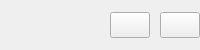
                <widget class="QWidget" name="_Header" native="true">
                    <property name="minimumSize">
                        <size>
                            <width>0</width>
                            <height>50</height>
                        </size>
                    </property>
                    <property name="maximumSize">
                        <size>
                            <width>16777215</width>
                            <height>50</height>
                        </size>
                    </property>
                    <property name="styleSheet">
                        <string notr="true"/>
                    </property>
                    <layout class="QHBoxLayout" name="_HeaderLayout">
                        <property name="spacing">
                            <number>0</number>
                        </property>
                        <property name="leftMargin">
                            <number>0</number>
                        </property>
                        <property name="topMargin">
                            <number>0</number>
                        </property>
                        <property name="rightMargin">
                            <number>0</number>
                        </property>
                        <property name="bottomMargin">
                            <number>0</number>
                        </property>
                        <item>
                            <widget class="QWidget" name="_HeaderPanel" native="true">
                                <property name="minimumSize">
                                    <size>
                                        <width>0</width>
                                        <height>50</height>
                                    </size>
                                </property>
                                <property name="maximumSize">
                                    <size>
                                        <width>16777215</width>
                                        <height>50</height>
                                    </size>
                                </property>
                                <property name="styleSheet">
                                    <string notr="true"/>
                                </property>
                                <layout class="QVBoxLayout" name="_HeaderPanelLayout">
                                    <property name="spacing">
                                        <number>6</number>
                                    </property>
                                    <property name="sizeConstraint">
                                        <enum>QLayout::SetDefaultConstraint</enum>
                                    </property>
                                    <property name="leftMargin">
                                        <number>0</number>
                                    </property>
                                    <property name="topMargin">
                                        <number>0</number>
                                    </property>
                                    <property name="rightMargin">
                                        <number>0</number>
                                    </property>
                                    <property name="bottomMargin">
                                        <number>0</number>
                                    </property>
                                    <item>
                                        <widget class="QLabel" name="_Title">
                                            <property name="minimumSize">
                                                <size>
                                                    <width>0</width>
                                                    <height>32</height>
                                                </size>
                                            </property>
                                            <property name="maximumSize">
                                                <size>
                                                    <width>16777215</width>
                                                    <height>32</height>
                                                </size>
                                            </property>
                                            <property name="styleSheet">
                                                <string notr="true"/>
                                            </property>
                                            <property name="text">
                                                <string/>
                                            </property>
                                            <property name="alignment">
                                                <set>Qt::AlignLeading|Qt::AlignLeft|Qt::AlignVCenter</set>
                                            </property>
                                        </widget>
                                    </item>
                                    <item>
                                        <widget class="QLabel" name="_Description">
                                            <property name="minimumSize">
                                                <size>
                                                    <width>0</width>
                                                    <height>0</height>
                                                </size>
                                            </property>
                                            <property name="maximumSize">
                                                <size>
                                                    <width>16777215</width>
                                                    <height>16777215</height>
                                                </size>
                                            </property>
                                            <property name="styleSheet">
                                                <string notr="true"/>
                                            </property>
                                            <property name="text">
                                                <string/>
                                            </property>
                                            <property name="alignment">
                                                <set>Qt::AlignBottom|Qt::AlignLeading|Qt::AlignLeft</set>
                                            </property>
                                        </widget>
                                    </item>
                                </layout>
                            </widget>
                        </item>
                        <item>
                            <spacer name="_HeaderSpacer">
                                <property name="orientation">
                                    <enum>Qt::Horizontal</enum>
                                </property>
                                <property name="sizeHint" stdset="0">
                                    <size>
                                        <width>40</width>
                                        <height>20</height>
                                    </size>
                                </property>
                            </spacer>
                        </item>
                        <item>
                            <widget class="QWidget" name="_HeaderPanem" native="true">
                                <layout class="QHBoxLayout" name="_HeaderPanemLayout">
                                    <property name="spacing">
                                        <number>10</number>
                                    </property>
                                    <property name="leftMargin">
                                        <number>0</number>
                                    </property>
                                    <property name="topMargin">
                                        <number>0</number>
                                    </property>
                                    <property name="rightMargin">
                                        <number>0</number>
                                    </property>
                                    <property name="bottomMargin">
                                        <number>0</number>
                                    </property>
                                    <item>
                                        <widget class="QPushButton" name="_Export">
                                            <property name="minimumSize">
                                                <size>
                                                    <width>0</width>
                                                    <height>26</height>
                                                </size>
                                            </property>
                                            <property name="maximumSize">
                                                <size>
                                                    <width>16777215</width>
                                                    <height>26</height>
                                                </size>
                                            </property>
                                            <property name="styleSheet">
                                                <string notr="true"/>
                                            </property>
                                            <property name="text">
                                                <string/>
                                            </property>
                                        </widget>
                                    </item>
                                    <item>
                                        <widget class="QPushButton" name="_Cancel">
                                            <property name="minimumSize">
                                                <size>
                                                    <width>0</width>
                                                    <height>26</height>
                                                </size>
                                            </property>
                                            <property name="maximumSize">
                                                <size>
                                                    <width>16777215</width>
                                                    <height>26</height>
                                                </size>
                                            </property>
                                            <property name="styleSheet">
                                                <string notr="true"/>
                                            </property>
                                            <property name="text">
                                                <string/>
                                            </property>
                                        </widget>
                                    </item>
                                </layout>
                            </widget>
                        </item>
                    </layout>
                </widget>
